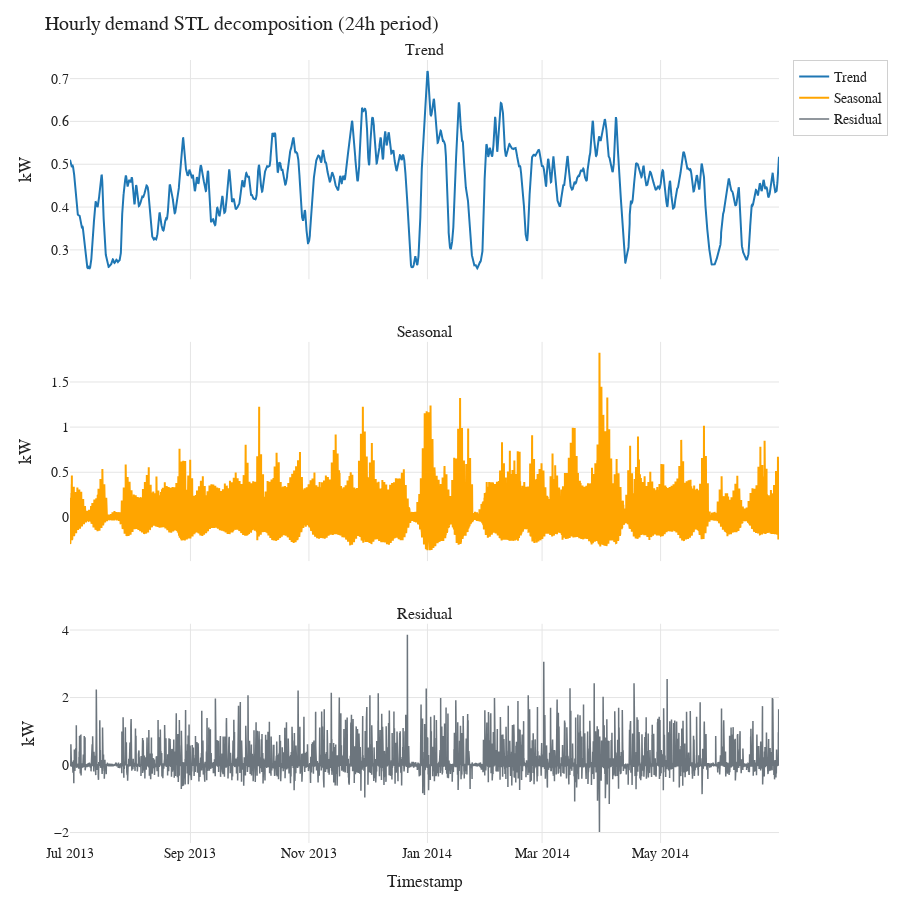

Here is the notebook cell this chart was saved with:
### Code cell
fig_daily_components = plot_stl_components(
    timestamps=stl_daily_components.index,
    trend=stl_daily_components["trend"],
    seasonal=stl_daily_components["seasonal"],
    resid=stl_daily_components["resid"],
    title="Hourly demand STL decomposition (24h period)",
    style="academic",
)

save_figure(fig_daily_components, "demand_stl_components", width=1400, height=900)
fig_daily_components

### Figure 1 — Plotly figure (JSON) as saved in the notebook; plotly's stock layout.template omitted (floating-point values rounded to 4 significant figures; data arrays with more than 128 entries replaced by an {"elided": "..."} marker saying what was removed)
{"data": [{"line": {"color": "#1f77b4", "width": 2}, "mode": "lines", "name": "Trend", "type": "scatter", "x": {"elided": "8760 str values"}, "xaxis": "x", "y": {"elided": "8760 float values"}, "yaxis": "y"}, {"line": {"color": "#FFA500", "width": 2}, "mode": "lines", "name": "Seasonal", "type": "scatter", "x": {"elided": "8760 str values"}, "xaxis": "x2", "y": {"elided": "8760 float values"}, "yaxis": "y2"}, {"line": {"color": "#6c757d", "width": 1.5}, "mode": "lines", "name": "Residual", "type": "scatter", "x": {"elided": "8760 str values"}, "xaxis": "x3", "y": {"elided": "8760 float values"}, "yaxis": "y3"}], "layout": {"annotations": [{"font": {"size": 16}, "showarrow": false, "text": "Trend", "x": 0.5, "xanchor": "center", "xref": "paper", "y": 1, "yanchor": "bottom", "yref": "paper"}, {"font": {"size": 16}, "showarrow": false, "text": "Seasonal", "x": 0.5, "xanchor": "center", "xref": "paper", "y": 0.64, "yanchor": "bottom", "yref": "paper"}, {"font": {"size": 16}, "showarrow": false, "text": "Residual", "x": 0.5, "xanchor": "center", "xref": "paper", "y": 0.28, "yanchor": "bottom", "yref": "paper"}], "font": {"color": "#222", "family": "CMU Serif, 'Times New Roman', serif", "size": 14}, "height": 900, "hovermode": "x unified", "legend": {"bgcolor": "rgba(255,255,255,0.85)", "bordercolor": "#d0d0d0", "borderwidth": 1}, "margin": {"b": 50, "l": 70, "r": 30, "t": 60}, "paper_bgcolor": "#ffffff", "plot_bgcolor": "#ffffff", "title": {"text": "Hourly demand STL decomposition (24h period)"}, "xaxis": {"anchor": "y", "domain": [0, 1], "gridcolor": "#e5e5e5", "matches": "x3", "showgrid": true, "showticklabels": false, "zeroline": false}, "xaxis2": {"anchor": "y2", "domain": [0, 1], "gridcolor": "#e5e5e5", "matches": "x3", "showgrid": true, "showticklabels": false, "zeroline": false}, "xaxis3": {"anchor": "y3", "domain": [0, 1], "gridcolor": "#e5e5e5", "showgrid": true, "title": {"text": "Timestamp"}, "zeroline": false}, "yaxis": {"anchor": "x", "domain": [0.72, 1], "gridcolor": "#e5e5e5", "showgrid": true, "title": {"text": "kW"}, "zeroline": false}, "yaxis2": {"anchor": "x2", "domain": [0.36, 0.64], "gridcolor": "#e5e5e5", "showgrid": true, "title": {"text": "kW"}, "zeroline": false}, "yaxis3": {"anchor": "x3", "domain": [0, 0.28], "gridcolor": "#e5e5e5", "showgrid": true, "title": {"text": "kW"}, "zeroline": false}}}
